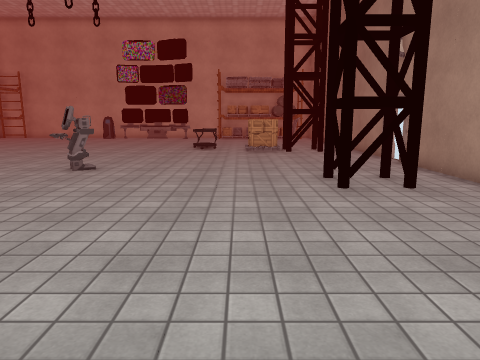
[1] (above)

16 first-person views from a walk through a scene from a Unity 3-D project. The camera is 1.4 m above the floor, tilts 10° down and sees 70° across. The floor is counted in squares, 1 m on a side. Each view is taken from the middle of a square. On the plan, view 1 faces up. The plan holds only what a view shows up to about 15 squares ahead; the rest is blank. Door leaves are left out, so doorways stand open. Some surface patterns are stand-ins.

[2]
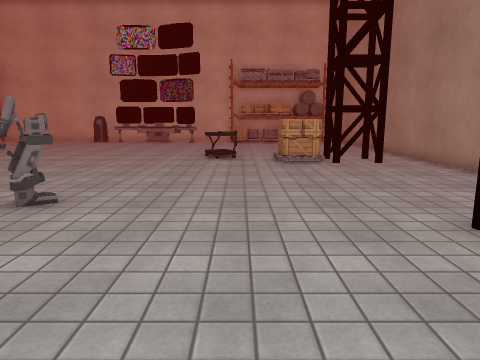

[3]
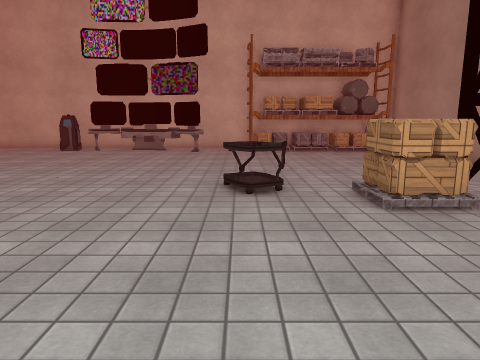

[4]
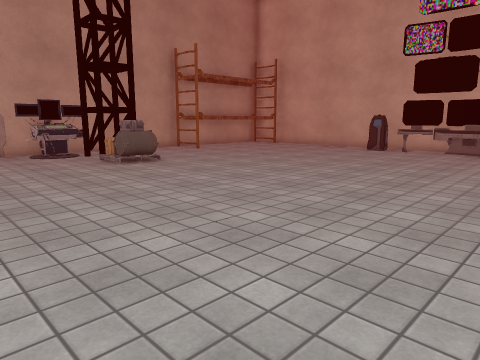

[5]
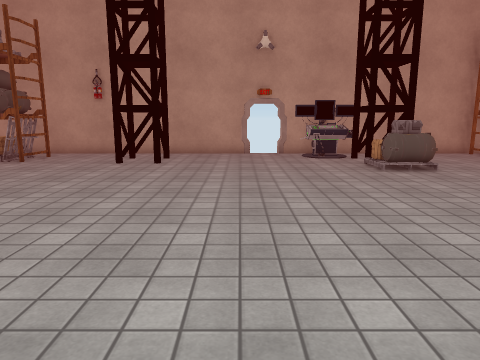

[6]
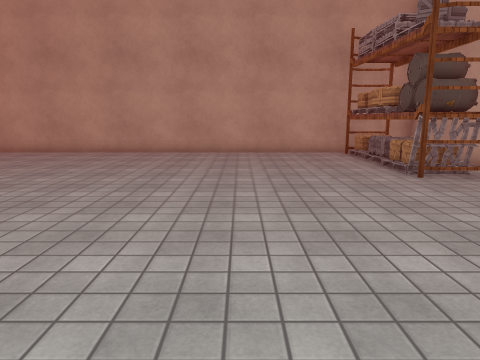

[7]
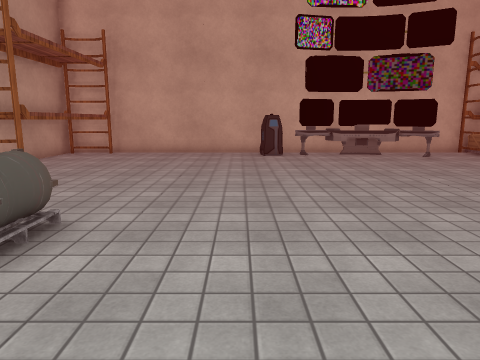

[8]
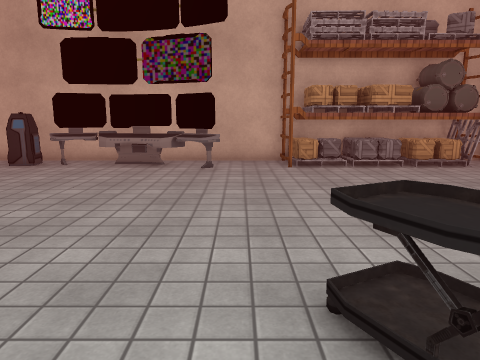

[9]
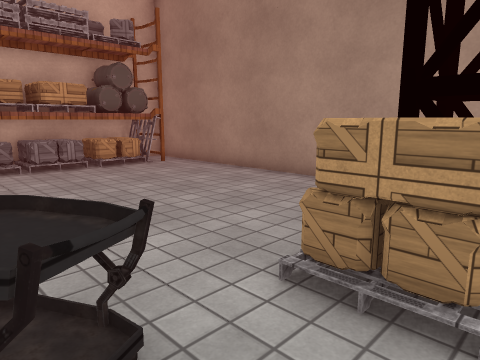

[10]
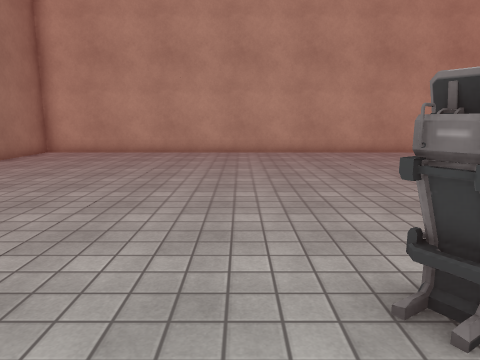

[11]
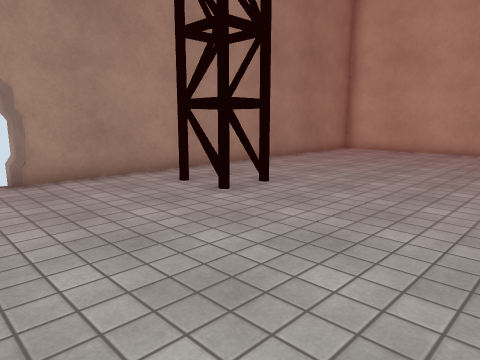

[12]
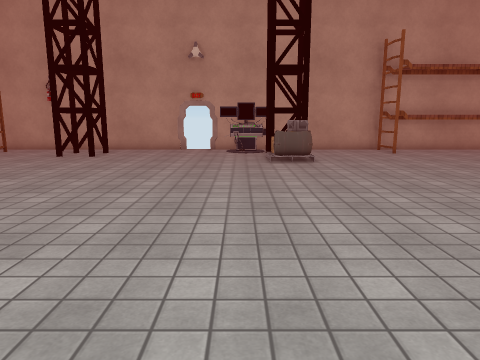

[13]
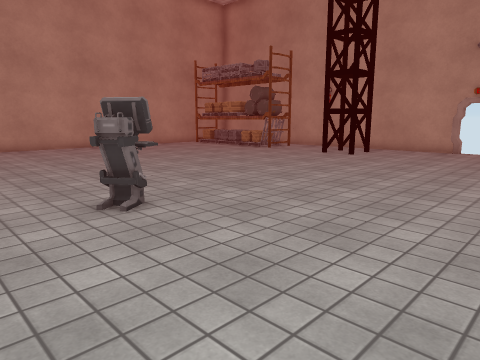

[14]
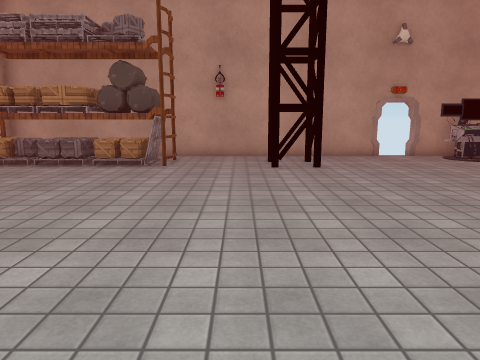

[15]
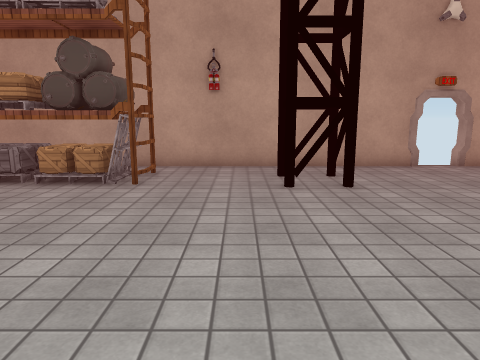

[16]
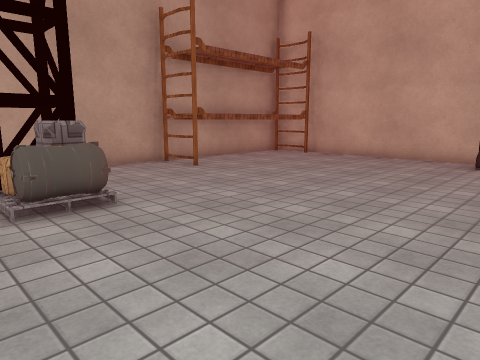

### Floor plan
Key: @ floor where view 1 was taken; # wall or solid block; . floor; D open door; C cart; R crate; S shelf; T terminal; B barrel; O other object.
Columns run from 19 left of view 1 to 6 right of it. Each row starts with its distance up from view 1.
 27  ########################
 26  SS......#OOOOO..SROOOBOS
 25  SS........O.OOO..OSOSBO#
 24  SS.....................#
 23  SS.....................#
 22  SS.....................#
 21  SS.....................#
 20  #S.....................#
 19  #......................#
 18  #...............C......#
 17  #...............CC.R...#
 16  ###RR...........C..R####
 15  #T##BB.............R####
 14  TT.....................#
 13 ##T.....................##
 12 DD......................D
 11 ##......................##
 10  #............#.........#
  9  #......................#
  8  ####................####
  7  ####................####
  6  #......................#
  5  #......................#
  4  #OO....................#
  3  #BB....................#
  2  #BB....................#
  1  #OO....................#
  0  #OO...............@....#
 -1  #OO....................#
 -2  #RR....................#
 -3  ########################

Positions as (right, up) in squares from view 1, and headings:
1: (0, 0), facing up
2: (-1, 4), facing up
3: (-2, 10), facing up
4: (-3, 10), facing up-left
5: (-4, 11), facing left
6: (-11, 12), facing down
7: (-11, 12), facing up
8: (-3, 15), facing up
9: (-2, 15), facing up-right
10: (-3, 12), facing down
11: (-3, 13), facing down-right
12: (-2, 14), facing left
13: (-2, 15), facing down-left
14: (-5, 6), facing left
15: (-8, 6), facing left
16: (-8, 14), facing up-left
